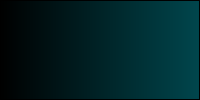
<?xml version="1.0" encoding="UTF-8"?>
<ui version="4.0">
 <class>SignIn</class>
 <widget class="QMainWindow" name="SignIn">
  <property name="geometry">
   <rect>
    <x>0</x>
    <y>0</y>
    <width>800</width>
    <height>0</height>
   </rect>
  </property>
  <property name="windowTitle">
   <string>ShareIt - Login</string>
  </property>
  <widget class="QWidget" name="centralwidget">
   <layout class="QVBoxLayout" name="verticalLayout">
    <property name="spacing">
     <number>0</number>
    </property>
    <property name="leftMargin">
     <number>0</number>
    </property>
    <property name="topMargin">
     <number>0</number>
    </property>
    <property name="rightMargin">
     <number>0</number>
    </property>
    <property name="bottomMargin">
     <number>0</number>
    </property>
    <item>
     <widget class="QFrame" name="frame">
      <property name="styleSheet">
       <string notr="true">background-color: qlineargradient(spread:pad, x1:0, y1:0, x2:1, y2:0, stop:0 rgba(0, 0, 0, 255), stop:1 rgb(0, 70, 77)) ;</string>
      </property>
      <property name="frameShape">
       <enum>QFrame::StyledPanel</enum>
      </property>
      <property name="frameShadow">
       <enum>QFrame::Raised</enum>
      </property>
      <widget class="QPushButton" name="loginPushButton">
       <property name="geometry">
        <rect>
         <x>640</x>
         <y>520</y>
         <width>141</width>
         <height>61</height>
        </rect>
       </property>
       <property name="font">
        <font>
         <family>Segoe UI Black</family>
         <pointsize>14</pointsize>
        </font>
       </property>
       <property name="styleSheet">
        <string notr="true">QPushButton{
background-color: rgba(255, 255, 255, 0);
color: rgb(255, 255, 255);
border: 1px solid white; 
border-radius: 10px;}

QPushButton:pressed {
background-color: qlineargradient(spread:pad, x1:0, y1:0, x2:1, y2:0, stop:0 rgba(255, 255, 255, 255), stop:1 rgb(0, 70, 77)) ;  }</string>
       </property>
       <property name="text">
        <string>Create</string>
       </property>
      </widget>
      <widget class="QTextEdit" name="userTextEdit">
       <property name="geometry">
        <rect>
         <x>280</x>
         <y>300</y>
         <width>491</width>
         <height>41</height>
        </rect>
       </property>
       <property name="font">
        <font>
         <pointsize>14</pointsize>
        </font>
       </property>
       <property name="styleSheet">
        <string notr="true">background-color: rgb(255, 255, 255);
border: 1px solid black; 
border-radius: 10px;</string>
       </property>
      </widget>
      <widget class="QTextEdit" name="passwordTextEdit">
       <property name="geometry">
        <rect>
         <x>280</x>
         <y>390</y>
         <width>491</width>
         <height>41</height>
        </rect>
       </property>
       <property name="font">
        <font>
         <pointsize>14</pointsize>
        </font>
       </property>
       <property name="styleSheet">
        <string notr="true">background-color: rgb(255, 255, 255);
border: 1px solid black; 
border-radius: 10px;</string>
       </property>
      </widget>
      <widget class="QLabel" name="label">
       <property name="geometry">
        <rect>
         <x>310</x>
         <y>30</y>
         <width>171</width>
         <height>131</height>
        </rect>
       </property>
       <property name="font">
        <font>
         <pointsize>14</pointsize>
        </font>
       </property>
       <property name="styleSheet">
        <string notr="true">background-image: url(D:\C++\Principles of Software Development\shareit_logo.png);
color: rgb(255, 255, 255);</string>
       </property>
       <property name="text">
        <string>&lt;html&gt;&lt;head/&gt;&lt;body&gt;&lt;p align=&quot;center&quot;&gt;Logo&lt;/p&gt;&lt;/body&gt;&lt;/html&gt;</string>
       </property>
       <property name="scaledContents">
        <bool>true</bool>
       </property>
      </widget>
      <widget class="QLabel" name="label_2">
       <property name="geometry">
        <rect>
         <x>30</x>
         <y>380</y>
         <width>221</width>
         <height>51</height>
        </rect>
       </property>
       <property name="font">
        <font>
         <family>Segoe UI</family>
         <pointsize>24</pointsize>
        </font>
       </property>
       <property name="styleSheet">
        <string notr="true">background-color: rgba(255, 255, 255, 0);
color: rgb(255, 255, 255);
border: 0;</string>
       </property>
       <property name="text">
        <string>Password:</string>
       </property>
      </widget>
      <widget class="QLabel" name="label_3">
       <property name="geometry">
        <rect>
         <x>30</x>
         <y>290</y>
         <width>221</width>
         <height>51</height>
        </rect>
       </property>
       <property name="font">
        <font>
         <family>Segoe UI</family>
         <pointsize>24</pointsize>
        </font>
       </property>
       <property name="styleSheet">
        <string notr="true">background-color: rgba(255, 255, 255, 0);
color: rgb(255, 255, 255);
border: 0;</string>
       </property>
       <property name="text">
        <string>User:</string>
       </property>
      </widget>
     </widget>
    </item>
   </layout>
  </widget>
 </widget>
 <resources>
  <include location="logo.qrc"/>
 </resources>
 <connections/>
</ui>
